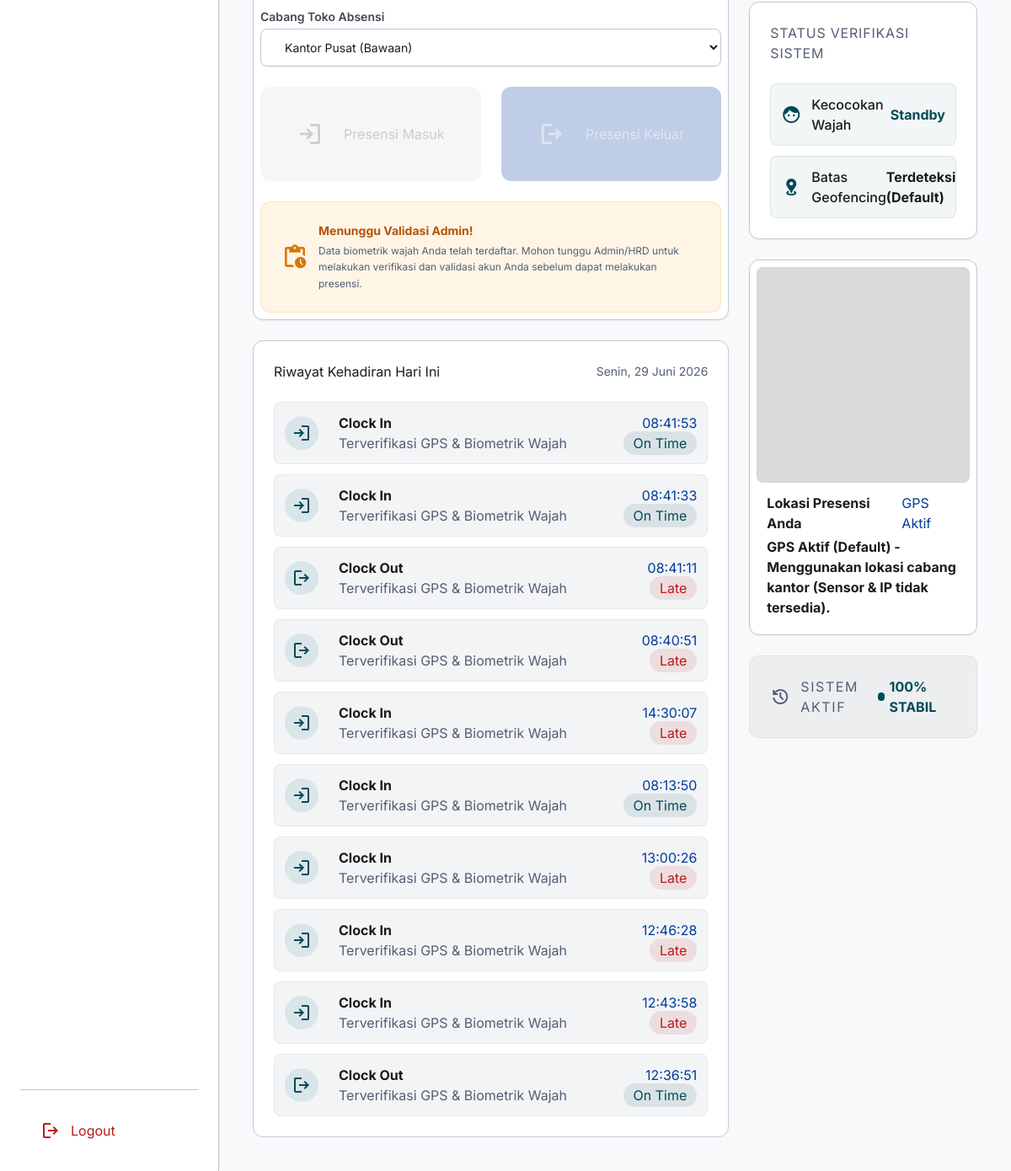
The page /presensi/ (signed in, lower part) on the database as committed earlier.
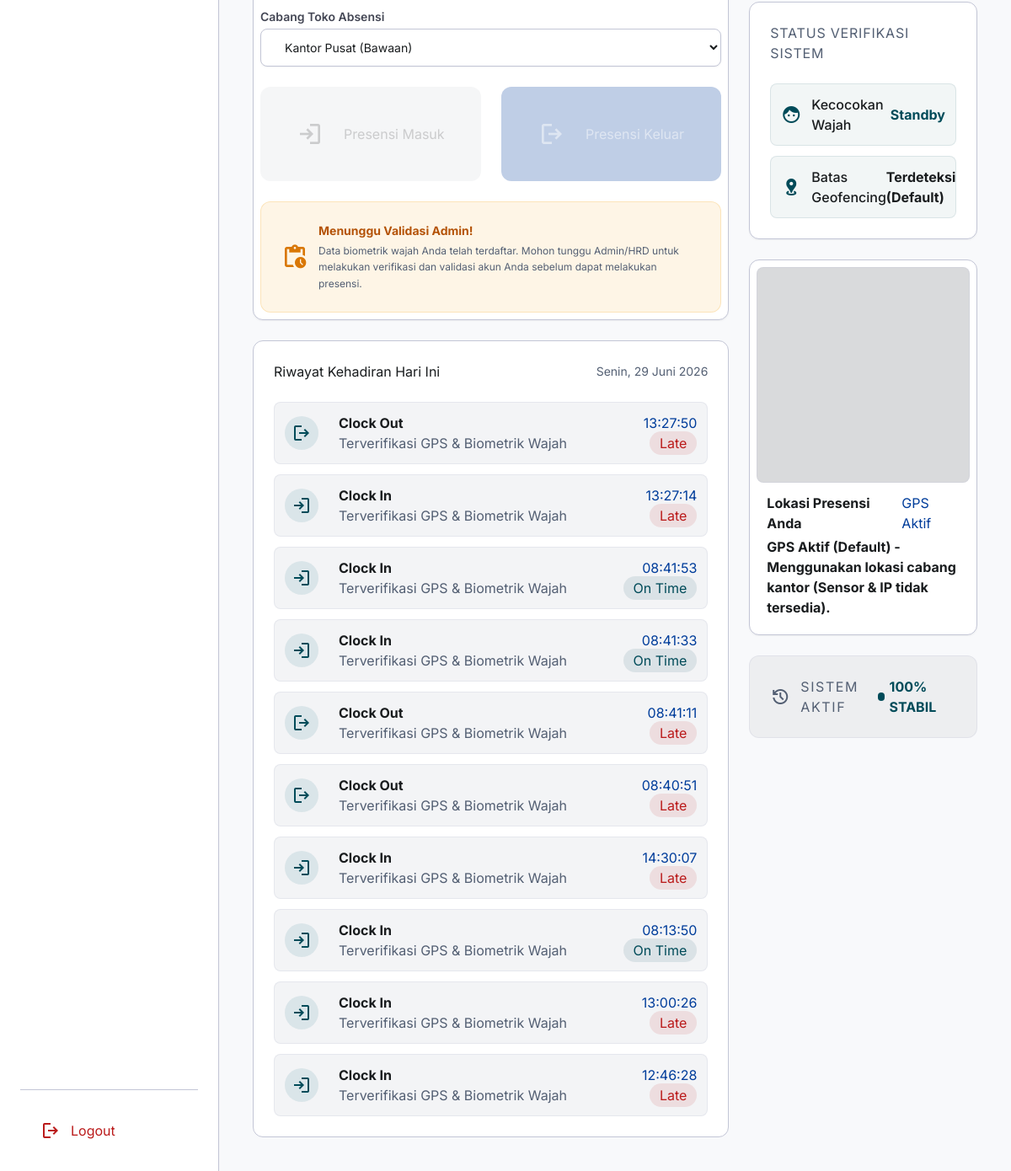
The same page on the database as committed later.
### presensi/models.py (models this page shows, shortened)
class Attendance(models.Model):
    STATUS_CHOICES = (
        ('on_time', 'On Time'),
        ('late', 'Late'),
    )
    TYPE_CHOICES = (
        ('in', 'Clock In'),
        ('out', 'Clock Out'),
    )
    employee = models.ForeignKey(
        Employee,
        on_delete=models.CASCADE,
        related_name='attendances'
    )
    branch = models.ForeignKey(
        Branch,
        on_delete=models.SET_NULL,
        null=True,
        blank=True,
        related_name='attendances'
    )
    timestamp = models.DateTimeField(auto_now_add=True)
    type = models.CharField(
        max_length=10,
        choices=TYPE_CHOICES,
        default='in'
    )
    latitude = models.DecimalField(max_digits=9, decimal_places=6)
    longitude = models.DecimalField(max_digits=9, decimal_places=6)
    status = models.CharField(max_length=20, choices=STATUS_CHOICES)
    gps_accuracy = models.FloatField(null=True, blank=True)
    distance_from_office = models.FloatField(null=True, blank=True)
    face_confidence_score = models.FloatField(null=True, blank=True)
    liveness_result = models.CharField(max_length=50, null=True, blank=True)
    device_information = models.TextField(null=True, blank=True)
    browser_information = models.TextField(null=True, blank=True)

### presensi/views.py (the view, shortened to what this page needs)
# urls.py: path('presensi/', views.presensi_view, name='presensi'),
@login_required(login_url='login')
def presensi_view(request):
    if not hasattr(request.user, 'employee_profile'):
        return render(request, 'presensi/presensi.html', {'error': 'Profile not found.'})
    employee = request.user.employee_profile
    has_face_data = hasattr(employee, 'face_data')
    today = timezone.localdate()
    now = timezone.now()
    local_now = timezone.localtime(now)
    sys_settings = load_system_settings()
    today_attendances = Attendance.objects.filter(employee=employee, timestamp__date=today).order_by('timestamp')
    check_in_today = today_attendances.filter(type='in').first()
    check_out_today = today_attendances.filter(type='out').first()
    work_duration_str = "-"
    work_status = "not_started"
    history = Attendance.objects.filter(employee=employee).order_by('-timestamp')[:10]
    branches = Branch.objects.all().order_by('name')
    return render(request, 'presensi/presensi.html', {
        'history': history,
        'has_face_data': has_face_data,
        'is_validated': employee.is_validated,
        'work_duration_str': work_duration_str,
        'work_status': work_status,
        'check_in_today': check_in_today,
        'check_out_today': check_out_today,
        'office_lat': sys_settings['latitude'],
        'office_lon': sys_settings['longitude'],
        'geofence_radius': sys_settings['radius'],
        'verification_method': sys_settings['verification_method'],
        'branches': branches,
    })

### templates/presensi/presensi.html (shortened to what the changed rows need)
{% load static %}
<!DOCTYPE html>
<html lang="en"><head>
<script src="https://cdn.tailwindcss.com"></script>
<script id="tailwind-config">
        tailwind.config = {
            darkMode: "class",
            theme: {
                extend: {
                    "colors": {
                        "tertiary-container": "#006477",
                        "secondary-fixed": "#d7e3fb",
                        "tertiary-fixed-dim": "#48d7f9",
                        "on-background": "#191c1e",
                        "surface-container-highest": "#e1e2e4",
                        "secondary-fixed-dim": "#bbc7de",
                        "on-primary-fixed-variant": "#0040a2",
                        "on-surface-variant": "#434654",
                        "tertiary-fixed": "#afecff",
                        "on-tertiary-fixed-variant": "#004e5d",
                        "on-error-container": "#93000a",
                        "primary-container": "#0052cc",
                        "on-secondary-fixed": "#101c2d",
                        "on-tertiary-fixed": "#001f27",
                        "inverse-primary": "#b2c5ff",
                        "inverse-on-surface": "#f0f1f3",
                        "outline-variant": "#c3c6d6",
                        "on-secondary-fixed-variant": "#3b475b",
                        "surface-tint": "#0c56d0",
                        "primary-fixed-dim": "#b2c5ff",
                        "on-primary-fixed": "#001848",
                        "inverse-surface": "#2e3132",
                        "error": "#ba1a1a",
                        "on-tertiary-container": "#76e2ff",
                        "background": "#f8f9fb",
                        "surface": "#f8f9fb",
                        "on-secondary-container": "#576377",
                        "surface-container-high": "#e7e8ea",
                        "surface-container": "#edeef0",
                        "secondary": "#535f73",
                        "surface-bright": "#f8f9fb",
                        "on-tertiary": "#ffffff",
                        "surface-dim": "#d9dadc",
                        "surface-variant": "#e1e2e4",
                        "surface-container-low": "#f3f4f6",
                        "primary-fixed": "#dae2ff",
                        "primary": "#003d9b",
                        "secondary-container": "#d4e0f8",
                        "on-primary": "#ffffff",
                        "on-secondary": "#ffffff",
                        "outline": "#737685",
                        "on-error": "#ffffff",
                        "on-surface": "#191c1e",
                        "tertiary": "#004b59",
                        "on-primary-container": "#c4d2ff",
                        "error-container": "#ffdad6",
                        "surface-container-lowest": "#ffffff"
                    },
                    "borderRadius": {
                        "DEFAULT": "0.25rem",
                        "lg": "0.5rem",
                        "xl": "0.75rem",
                        "full": "9999px"
                    },
                    "spacing": {
                        "md": "24px",
                        "lg": "40px",
                        "container-max": "1440px",
                        "xs": "4px",
                        "xl": "64px",
                        "sidebar-width": "260px",
                        "gutter": "24px",
                        "sm": "12px",
                        "base": "8px"
                    },
                    "fontFamily": {
                        "body-lg": ["Inter"],
                        "label-sm": ["Inter"],
                        "body-sm": ["Inter"],
                        "body-md": ["Inter"],
                        "headline-lg": ["Inter"],
                        "display-lg": ["Inter"],
                        "label-md": ["Inter"],
                        "headline-md": ["Inter"],
                        "headline-lg-mobile": ["Inter"]
                    },
                    "fontSize": {
                        "body-lg": ["18px", {"lineHeight": "28px", "fontWeight": "400"}],
                        "label-sm": ["12px", {"lineHeight": "16px", "fontWeight": "600"}],
                        "body-sm": ["14px", {"lineHeight": "20px", "fontWeight": "400"}],
                        "body-md": ["16px", {"lineHeight": "24px", "fontWeight": "400"}],
                        "headline-lg": ["32px", {"lineHeight": "40px", "letterSpacing": "-0.01em", "fontWeight": "600"}],
                        "display-lg": ["48px", {"lineHeight": "56px", "letterSpacing": "-0.02em", "fontWeight": "700"}],
                        "label-md": ["14px", {"lineHeight": "20px", "letterSpacing": "0.05em", "fontWeight": "500"}],
                        "headline-md": ["24px", {"lineHeight": "32px", "fontWeight": "600"}],
                        "headline-lg-mobile": ["24px", {"lineHeight": "32px", "fontWeight": "600"}]
                    }
                },
            },
        }
    </script>
</head>
<body class="bg-background text-on-surface font-body-md min-h-screen">
<main class="ml-[260px] pt-16 min-h-screen">
    <div class="p-sm md:p-md lg:p-lg max-w-container-max mx-auto w-full">
        <div class="grid grid-cols-12 gap-sm md:gap-md">
            <div class="col-span-12 lg:col-span-8">
                <div class="mt-md bg-surface-container-lowest p-md rounded-xl border border-outline-variant">
                    <div class="space-y-sm">
                        {% for item in history %}
                        <div class="flex items-center justify-between p-sm bg-surface-container-low rounded-lg border border-outline-variant/30">
                            <div class="flex items-center gap-md">
                                <div class="w-10 h-10 bg-tertiary-container/10 text-tertiary flex items-center justify-center rounded-full">
                                    <span class="material-symbols-outlined">{% if item.type == 'in' %}login{% else %}logout{% endif %}</span>
                                </div>
                                <div>
                                    <p class="font-body-md font-bold">{{ item.get_type_display }}</p>
                                    <p class="font-label-sm text-secondary">Terverifikasi GPS & Biometrik Wajah</p>
                                </div>
                            </div>
                            <div class="text-right">
                                <p class="font-headline-md text-primary">{{ item.timestamp|time:"H:i:s" }}</p>
                                <span class="font-label-sm px-sm py-xs {% if item.status == 'on_time' %}bg-tertiary/10 text-tertiary{% else %}bg-error/10 text-error{% endif %} rounded-full">{{ item.get_status_display }}</span>
                            </div>
                        </div>
                        {% empty %}
                        <div class="flex items-center justify-between p-sm border border-dashed border-outline-variant rounded-lg opacity-60">
                            <p class="font-body-md text-secondary">Belum ada data presensi hari ini.</p>
                        </div>
                        {% endfor %}
                    </div>
                </div>
            </div>
        </div>
    </div>
</main>
</body>
</html>

Rows that differ between the two databases and show on the page:
no longer on this page (row unchanged): Attendance: type "Clock In", timestamp "12:43:58", status "Late"
no longer on this page (row unchanged): Attendance: type "Clock Out", timestamp "12:36:51", status "On Time"
added Attendance: type "Clock Out", timestamp "13:27:50", status "Late"
added Attendance: type "Clock In", timestamp "13:27:14", status "Late"
